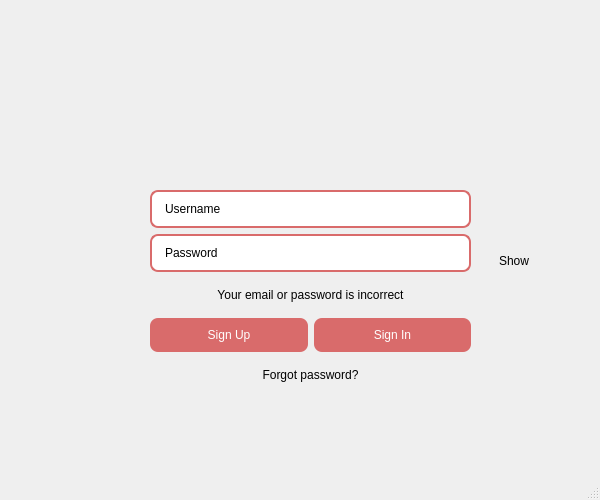
<?xml version="1.0" encoding="UTF-8"?>
<ui version="4.0">
 <class>MainWindow</class>
 <widget class="QMainWindow" name="MainWindow">
  <property name="geometry">
   <rect>
    <x>0</x>
    <y>0</y>
    <width>600</width>
    <height>500</height>
   </rect>
  </property>
  <property name="minimumSize">
   <size>
    <width>600</width>
    <height>500</height>
   </size>
  </property>
  <property name="maximumSize">
   <size>
    <width>600</width>
    <height>500</height>
   </size>
  </property>
  <property name="windowTitle">
   <string>LOGIN</string>
  </property>
  <property name="styleSheet">
   <string notr="true">background: qlineargradient(
    x2:0, 
	y1:0, 
	x1:0, 
	y1:1,
    stop:0 #404040,
    stop:1 #E6E6E6
);</string>
  </property>
  <widget class="QWidget" name="centralwidget">
   <property name="styleSheet">
    <string notr="true">&lt;?xml version=&quot;1.0&quot; encoding=&quot;UTF-8&quot;?&gt;
&lt;ui version=&quot;4.0&quot;&gt;
 &lt;widget name=&quot;__qt_fake_top_level&quot;&gt;
  &lt;widget class=&quot;QWidget&quot; name=&quot;widget&quot; native=&quot;true&quot;&gt;
   &lt;property name=&quot;geometry&quot;&gt;
    &lt;rect&gt;
     &lt;x&gt;10&lt;/x&gt;
     &lt;y&gt;10&lt;/y&gt;
     &lt;width&gt;841&lt;/width&gt;
     &lt;height&gt;551&lt;/height&gt;
    &lt;/rect&gt;
   &lt;/property&gt;
   &lt;property name=&quot;sizePolicy&quot;&gt;
    &lt;sizepolicy hsizetype=&quot;Expanding&quot; vsizetype=&quot;Expanding&quot;&gt;
     &lt;horstretch&gt;0&lt;/horstretch&gt;
     &lt;verstretch&gt;0&lt;/verstretch&gt;
    &lt;/sizepolicy&gt;
   &lt;/property&gt;
   &lt;property name=&quot;minimumSize&quot;&gt;
    &lt;size&gt;
     &lt;width&gt;500&lt;/width&gt;
     &lt;height&gt;500&lt;/height&gt;
    &lt;/size&gt;
   &lt;/property&gt;
   &lt;property name=&quot;layoutDirection&quot;&gt;
    &lt;enum&gt;Qt::LeftToRight&lt;/enum&gt;
   &lt;/property&gt;
   &lt;property name=&quot;styleSheet&quot;&gt;
    &lt;string notr=&quot;true&quot;&gt;background:transparent;&lt;/string&gt;
   &lt;/property&gt;
   &lt;widget class=&quot;QWidget&quot; name=&quot;verticalLayoutWidget&quot;&gt;
    &lt;property name=&quot;geometry&quot;&gt;
     &lt;rect&gt;
      &lt;x&gt;280&lt;/x&gt;
      &lt;y&gt;180&lt;/y&gt;
      &lt;width&gt;281&lt;/width&gt;
      &lt;height&gt;311&lt;/height&gt;
     &lt;/rect&gt;
    &lt;/property&gt;
    &lt;layout class=&quot;QVBoxLayout&quot; name=&quot;verticalLayout&quot;&gt;
     &lt;item&gt;
      &lt;widget class=&quot;QPushButton&quot; name=&quot;pushButton&quot;&gt;
       &lt;property name=&quot;styleSheet&quot;&gt;
        &lt;string notr=&quot;true&quot;&gt;QPushButton {
    background-color: #D96B6B;
    color: white;
    border-radius: 8px;
    padding: 10px;
}

QPushButton:hover {
    background-color: #E07C7C;
}

QPushButton:pressed {
    background-color: #B85A5A;
}

QPushButton:checked {
    background-color: #A94444;
    font-weight: bold;
}&lt;/string&gt;
       &lt;/property&gt;
       &lt;property name=&quot;text&quot;&gt;
        &lt;string&gt;MENTOR MEETINGS&lt;/string&gt;
       &lt;/property&gt;
      &lt;/widget&gt;
     &lt;/item&gt;
     &lt;item&gt;
      &lt;widget class=&quot;QPushButton&quot; name=&quot;pushButton_6&quot;&gt;
       &lt;property name=&quot;styleSheet&quot;&gt;
        &lt;string notr=&quot;true&quot;&gt;QPushButton {
    background-color: #D96B6B;
    color: white;
    border-radius: 8px;
    padding: 10px;
}

QPushButton:hover {
    background-color: #E07C7C;
}

QPushButton:pressed {
    background-color: #B85A5A;
}

QPushButton:checked {
    background-color: #A94444;
    font-weight: bold;
}&lt;/string&gt;
       &lt;/property&gt;
       &lt;property name=&quot;text&quot;&gt;
        &lt;string&gt;APPLICATIONS&lt;/string&gt;
       &lt;/property&gt;
      &lt;/widget&gt;
     &lt;/item&gt;
     &lt;item&gt;
      &lt;widget class=&quot;QPushButton&quot; name=&quot;pushButton_7&quot;&gt;
       &lt;property name=&quot;styleSheet&quot;&gt;
        &lt;string notr=&quot;true&quot;&gt;QPushButton {
    background-color: #D96B6B;
    color: white;
    border-radius: 8px;
    padding: 10px;
}

QPushButton:hover {
    background-color: #E07C7C;
}

QPushButton:pressed {
    background-color: #B85A5A;
}

QPushButton:checked {
    background-color: #A94444;
    font-weight: bold;
}&lt;/string&gt;
       &lt;/property&gt;
       &lt;property name=&quot;text&quot;&gt;
        &lt;string&gt;INTERVIEWS&lt;/string&gt;
       &lt;/property&gt;
      &lt;/widget&gt;
     &lt;/item&gt;
     &lt;item&gt;
      &lt;widget class=&quot;QPushButton&quot; name=&quot;pushButton_8&quot;&gt;
       &lt;property name=&quot;styleSheet&quot;&gt;
        &lt;string notr=&quot;true&quot;&gt;QPushButton {
    background-color: #D96B6B;
    color: white;
    border-radius: 8px;
    padding: 10px;
}

QPushButton:hover {
    background-color: #E07C7C;
}

QPushButton:pressed {
    background-color: #B85A5A;
}

QPushButton:checked {
    background-color: #A94444;
    font-weight: bold;
}&lt;/string&gt;
       &lt;/property&gt;
       &lt;property name=&quot;text&quot;&gt;
        &lt;string&gt;MAIN MENU&lt;/string&gt;
       &lt;/property&gt;
      &lt;/widget&gt;
     &lt;/item&gt;
     &lt;item&gt;
      &lt;widget class=&quot;QPushButton&quot; name=&quot;pushButton_9&quot;&gt;
       &lt;property name=&quot;styleSheet&quot;&gt;
        &lt;string notr=&quot;true&quot;&gt;QPushButton {
    background-color: #D96B6B;
    color: white;
    border-radius: 8px;
    padding: 10px;
}

QPushButton:hover {
    background-color: #E07C7C;
}

QPushButton:pressed {
    background-color: #B85A5A;
}

QPushButton:checked {
    background-color: #A94444;
    font-weight: bold;
}&lt;/string&gt;
       &lt;/property&gt;
       &lt;property name=&quot;text&quot;&gt;
        &lt;string&gt;EXIT&lt;/string&gt;
       &lt;/property&gt;
      &lt;/widget&gt;
     &lt;/item&gt;
    &lt;/layout&gt;
   &lt;/widget&gt;
   &lt;widget class=&quot;QLabel&quot; name=&quot;label&quot;&gt;
    &lt;property name=&quot;geometry&quot;&gt;
     &lt;rect&gt;
      &lt;x&gt;210&lt;/x&gt;
      &lt;y&gt;70&lt;/y&gt;
      &lt;width&gt;391&lt;/width&gt;
      &lt;height&gt;101&lt;/height&gt;
     &lt;/rect&gt;
    &lt;/property&gt;
    &lt;property name=&quot;text&quot;&gt;
     &lt;string/&gt;
    &lt;/property&gt;
    &lt;property name=&quot;pixmap&quot;&gt;
     &lt;pixmap&gt;/Users/esrademirturk/Downloads/logo.png&lt;/pixmap&gt;
    &lt;/property&gt;
    &lt;property name=&quot;scaledContents&quot;&gt;
     &lt;bool&gt;true&lt;/bool&gt;
    &lt;/property&gt;
    &lt;property name=&quot;alignment&quot;&gt;
     &lt;set&gt;Qt::AlignCenter&lt;/set&gt;
    &lt;/property&gt;
   &lt;/widget&gt;
  &lt;/widget&gt;
 &lt;/widget&gt;
 &lt;resources/&gt;
&lt;/ui&gt;
</string>
   </property>
   <widget class="QWidget" name="widget" native="true">
    <property name="geometry">
     <rect>
      <x>-30</x>
      <y>0</y>
      <width>661</width>
      <height>500</height>
     </rect>
    </property>
    <property name="sizePolicy">
     <sizepolicy hsizetype="Expanding" vsizetype="Expanding">
      <horstretch>0</horstretch>
      <verstretch>0</verstretch>
     </sizepolicy>
    </property>
    <property name="minimumSize">
     <size>
      <width>500</width>
      <height>500</height>
     </size>
    </property>
    <property name="layoutDirection">
     <enum>Qt::LeftToRight</enum>
    </property>
    <property name="styleSheet">
     <string notr="true">background:transparent;</string>
    </property>
    <widget class="QLabel" name="label">
     <property name="geometry">
      <rect>
       <x>140</x>
       <y>70</y>
       <width>391</width>
       <height>101</height>
      </rect>
     </property>
     <property name="text">
      <string/>
     </property>
     <property name="pixmap">
      <pixmap>logo.png</pixmap>
     </property>
     <property name="scaledContents">
      <bool>true</bool>
     </property>
     <property name="alignment">
      <set>Qt::AlignCenter</set>
     </property>
    </widget>
    <widget class="QWidget" name="verticalLayoutWidget_2">
     <property name="geometry">
      <rect>
       <x>180</x>
       <y>190</y>
       <width>321</width>
       <height>201</height>
      </rect>
     </property>
     <layout class="QVBoxLayout" name="verticalLayout_2">
      <item>
       <widget class="QLabel" name="lbl_username">
        <property name="styleSheet">
         <string notr="true">   background-color: white;
    color: black;
    border-radius: 8px;
    padding: 10px;
	border: 2px solid #D96B6B;</string>
        </property>
        <property name="text">
         <string>Username</string>
        </property>
       </widget>
      </item>
      <item>
       <widget class="QLabel" name="lbl_password">
        <property name="styleSheet">
         <string notr="true">   background-color: white;
    color: black;
    border-radius: 8px;
    padding: 10px;
	border: 2px solid #D96B6B;</string>
        </property>
        <property name="text">
         <string>Password</string>
        </property>
       </widget>
      </item>
      <item>
       <widget class="QLabel" name="lbl_allert">
        <property name="text">
         <string>Your email or password is incorrect</string>
        </property>
        <property name="alignment">
         <set>Qt::AlignCenter</set>
        </property>
       </widget>
      </item>
      <item>
       <layout class="QHBoxLayout" name="horizontalLayout">
        <item>
         <widget class="QPushButton" name="btn_sign_up">
          <property name="styleSheet">
           <string notr="true">QPushButton {
    background-color: #D96B6B;
    color: white;
    border-radius: 8px;
    padding: 10px;
}

QPushButton:hover {
    background-color: #E07C7C;
}

QPushButton:pressed {
    background-color: #B85A5A;
}

QPushButton:checked {
    background-color: #A94444;
    font-weight: bold;
}</string>
          </property>
          <property name="text">
           <string>Sign Up</string>
          </property>
         </widget>
        </item>
        <item>
         <widget class="QPushButton" name="btn_sign_in">
          <property name="styleSheet">
           <string notr="true">QPushButton {
    background-color: #D96B6B;
    color: white;
    border-radius: 8px;
    padding: 10px;
}

QPushButton:hover {
    background-color: #E07C7C;
}

QPushButton:pressed {
    background-color: #B85A5A;
}

QPushButton:checked {
    background-color: #A94444;
    font-weight: bold;
}</string>
          </property>
          <property name="text">
           <string>Sign In</string>
          </property>
         </widget>
        </item>
       </layout>
      </item>
      <item>
       <widget class="QLabel" name="lbl_forgot_password">
        <property name="text">
         <string>Forgot password?</string>
        </property>
        <property name="alignment">
         <set>Qt::AlignCenter</set>
        </property>
        <property name="openExternalLinks">
         <bool>false</bool>
        </property>
       </widget>
      </item>
     </layout>
    </widget>
    <widget class="QCheckBox" name="check_show_password">
     <property name="geometry">
      <rect>
       <x>510</x>
       <y>250</y>
       <width>86</width>
       <height>21</height>
      </rect>
     </property>
     <property name="text">
      <string>Show</string>
     </property>
    </widget>
   </widget>
  </widget>
  <widget class="QStatusBar" name="statusbar"/>
 </widget>
 <resources/>
 <connections/>
</ui>
